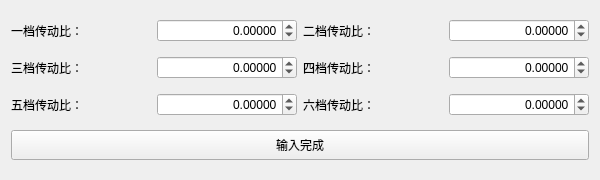
<?xml version="1.0" encoding="UTF-8"?>
<ui version="4.0">
 <class>gear</class>
 <widget class="QWidget" name="gear">
  <property name="geometry">
   <rect>
    <x>0</x>
    <y>0</y>
    <width>600</width>
    <height>180</height>
   </rect>
  </property>
  <property name="minimumSize">
   <size>
    <width>600</width>
    <height>180</height>
   </size>
  </property>
  <property name="maximumSize">
   <size>
    <width>600</width>
    <height>180</height>
   </size>
  </property>
  <property name="windowTitle">
   <string>Form</string>
  </property>
  <layout class="QVBoxLayout" name="verticalLayout">
   <item>
    <layout class="QHBoxLayout" name="horizontalLayout_11">
     <item>
      <layout class="QHBoxLayout" name="horizontalLayout_3">
       <item>
        <widget class="QLabel" name="label_3">
         <property name="text">
          <string>一档传动比：</string>
         </property>
        </widget>
       </item>
       <item>
        <widget class="QDoubleSpinBox" name="oneRatio">
         <property name="minimumSize">
          <size>
           <width>100</width>
           <height>0</height>
          </size>
         </property>
         <property name="alignment">
          <set>Qt::AlignRight|Qt::AlignTrailing|Qt::AlignVCenter</set>
         </property>
         <property name="decimals">
          <number>5</number>
         </property>
         <property name="minimum">
          <double>-1000000.000000000000000</double>
         </property>
         <property name="maximum">
          <double>1000000.000000000000000</double>
         </property>
        </widget>
       </item>
      </layout>
     </item>
     <item>
      <layout class="QHBoxLayout" name="horizontalLayout_4">
       <item>
        <widget class="QLabel" name="label_4">
         <property name="text">
          <string>二档传动比：</string>
         </property>
        </widget>
       </item>
       <item>
        <widget class="QDoubleSpinBox" name="twoRatio">
         <property name="minimumSize">
          <size>
           <width>100</width>
           <height>0</height>
          </size>
         </property>
         <property name="alignment">
          <set>Qt::AlignRight|Qt::AlignTrailing|Qt::AlignVCenter</set>
         </property>
         <property name="decimals">
          <number>5</number>
         </property>
         <property name="minimum">
          <double>-1000000.000000000000000</double>
         </property>
         <property name="maximum">
          <double>1000000.000000000000000</double>
         </property>
        </widget>
       </item>
      </layout>
     </item>
    </layout>
   </item>
   <item>
    <layout class="QHBoxLayout" name="horizontalLayout_12">
     <item>
      <layout class="QHBoxLayout" name="horizontalLayout_7">
       <item>
        <widget class="QLabel" name="label_7">
         <property name="text">
          <string>三档传动比：</string>
         </property>
        </widget>
       </item>
       <item>
        <widget class="QDoubleSpinBox" name="threeRatio">
         <property name="minimumSize">
          <size>
           <width>100</width>
           <height>0</height>
          </size>
         </property>
         <property name="alignment">
          <set>Qt::AlignRight|Qt::AlignTrailing|Qt::AlignVCenter</set>
         </property>
         <property name="decimals">
          <number>5</number>
         </property>
         <property name="minimum">
          <double>-1000000.000000000000000</double>
         </property>
         <property name="maximum">
          <double>1000000.000000000000000</double>
         </property>
        </widget>
       </item>
      </layout>
     </item>
     <item>
      <layout class="QHBoxLayout" name="horizontalLayout_8">
       <item>
        <widget class="QLabel" name="label_8">
         <property name="text">
          <string>四档传动比：</string>
         </property>
        </widget>
       </item>
       <item>
        <widget class="QDoubleSpinBox" name="fourRatio">
         <property name="minimumSize">
          <size>
           <width>100</width>
           <height>0</height>
          </size>
         </property>
         <property name="alignment">
          <set>Qt::AlignRight|Qt::AlignTrailing|Qt::AlignVCenter</set>
         </property>
         <property name="decimals">
          <number>5</number>
         </property>
         <property name="minimum">
          <double>-1000000.000000000000000</double>
         </property>
         <property name="maximum">
          <double>1000000.000000000000000</double>
         </property>
        </widget>
       </item>
      </layout>
     </item>
    </layout>
   </item>
   <item>
    <layout class="QHBoxLayout" name="horizontalLayout_13">
     <item>
      <layout class="QHBoxLayout" name="horizontalLayout_5">
       <item>
        <widget class="QLabel" name="label_5">
         <property name="text">
          <string>五档传动比：</string>
         </property>
        </widget>
       </item>
       <item>
        <widget class="QDoubleSpinBox" name="fiveRatio">
         <property name="minimumSize">
          <size>
           <width>100</width>
           <height>0</height>
          </size>
         </property>
         <property name="alignment">
          <set>Qt::AlignRight|Qt::AlignTrailing|Qt::AlignVCenter</set>
         </property>
         <property name="decimals">
          <number>5</number>
         </property>
         <property name="minimum">
          <double>-1000000.000000000000000</double>
         </property>
         <property name="maximum">
          <double>1000000.000000000000000</double>
         </property>
        </widget>
       </item>
      </layout>
     </item>
     <item>
      <layout class="QHBoxLayout" name="horizontalLayout_6">
       <item>
        <widget class="QLabel" name="label_6">
         <property name="text">
          <string>六档传动比：</string>
         </property>
        </widget>
       </item>
       <item>
        <widget class="QDoubleSpinBox" name="sixRatio">
         <property name="minimumSize">
          <size>
           <width>100</width>
           <height>0</height>
          </size>
         </property>
         <property name="alignment">
          <set>Qt::AlignRight|Qt::AlignTrailing|Qt::AlignVCenter</set>
         </property>
         <property name="decimals">
          <number>5</number>
         </property>
         <property name="minimum">
          <double>-1000000.000000000000000</double>
         </property>
         <property name="maximum">
          <double>1000000.000000000000000</double>
         </property>
        </widget>
       </item>
      </layout>
     </item>
    </layout>
   </item>
   <item>
    <widget class="QPushButton" name="g_finish">
     <property name="minimumSize">
      <size>
       <width>0</width>
       <height>30</height>
      </size>
     </property>
     <property name="styleSheet">
      <string notr="true">alternate-background-color: rgb(0, 255, 255);
gridline-color: rgb(255, 255, 0);</string>
     </property>
     <property name="text">
      <string>输入完成</string>
     </property>
    </widget>
   </item>
  </layout>
 </widget>
 <resources/>
 <connections/>
</ui>
